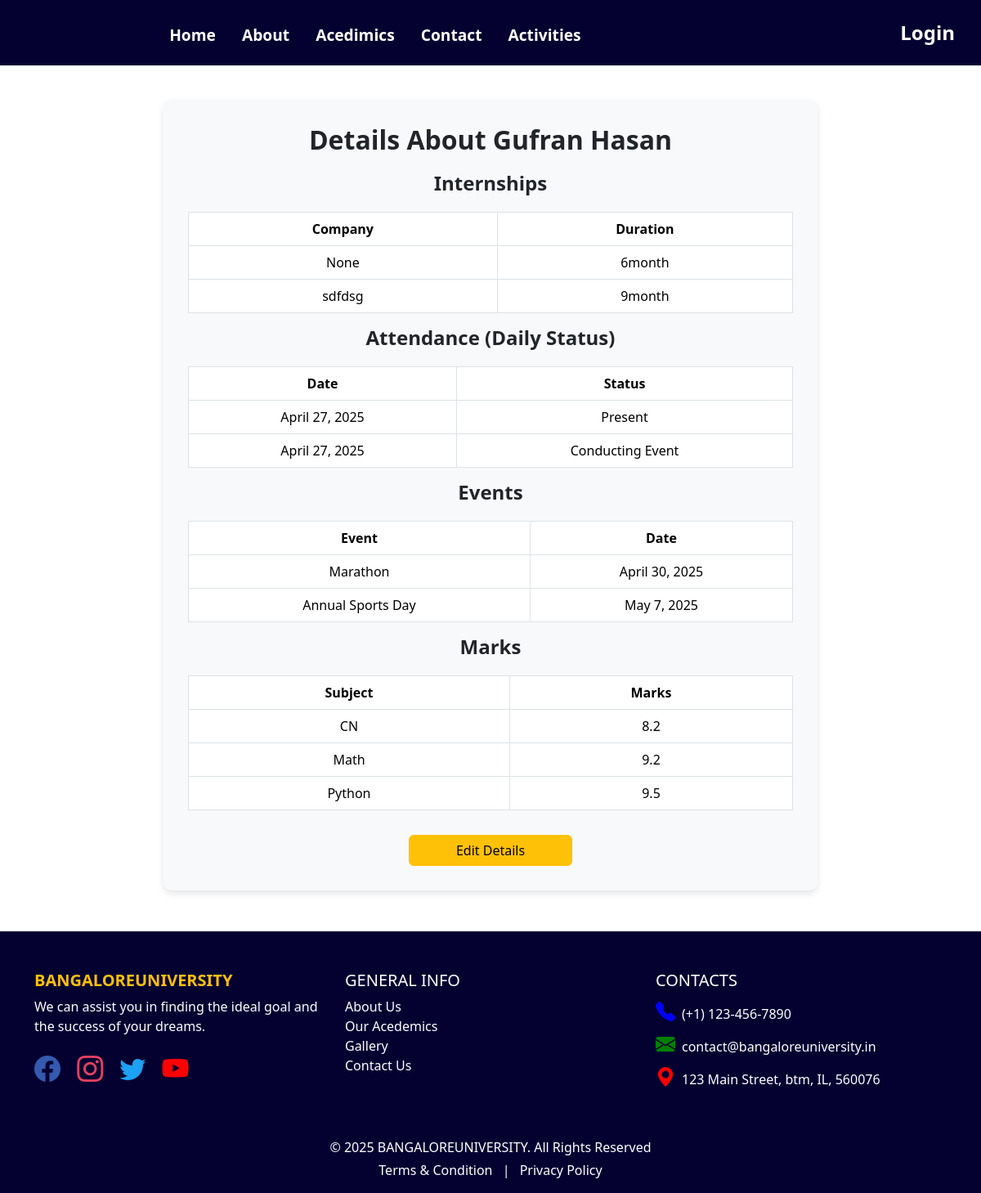
The page /accounts/students/1/ on the database its author committed.
### accounts/models.py (models this page shows, shortened)
class StudentProfile(models.Model):
    user = models.OneToOneField(User, on_delete=models.CASCADE)
    full_name = models.CharField(max_length=100)
    address = models.CharField(max_length=50,null=True, blank=True)
    phone = models.CharField(max_length=15)
    date_of_birth = models.DateField(null=True, blank=True)
    course = models.CharField(max_length=100,null=True, blank=True)
    enrollment_number = models.CharField(max_length=20, unique=True)
    image= models.ImageField(upload_to='student',null=True, blank=True)

class Internship(models.Model):
    student = models.ForeignKey(StudentProfile, on_delete=models.CASCADE)
    company_name = models.CharField(max_length=100,null=True, blank=True)
    duration = models.CharField(max_length=50,null=True, blank=True)

class StudentDailyStatus(models.Model):
    student = models.ForeignKey(StudentProfile, on_delete=models.CASCADE)
    date = models.DateField(auto_now_add=True)
    status = models.CharField(max_length=50, choices=[
        ('Present', 'Present'),
        ('Absent', 'Absent'),
        ('Conducting Event', 'Conducting Event'),
        ('Organizing Seminar/Workshop', 'Organizing Seminar/Workshop')
    ])

class StudentMark(models.Model):
    student = models.ForeignKey(StudentProfile, on_delete=models.CASCADE)
    subject = models.CharField(max_length=100,null=True, blank=True)
    marks = models.CharField(max_length=5,null=True, blank=True)

### college/models.py (models this page shows, shortened)
class Event(models.Model):
    title = models.CharField(max_length=100)
    description = models.CharField(max_length=100,null=True, blank=True)
    date = models.DateField()
    participants = models.ManyToManyField(StudentProfile, blank=True, related_name='joined_events')

### accounts/views.py (the view)
# urls.py: path('students/<int:student_id>/', views.view_student, name='view_student'),
def view_student(request, student_id):
    student = get_object_or_404(StudentProfile, id=student_id)
    internships = Internship.objects.filter(student=student)
    daily_status = StudentDailyStatus.objects.filter(student=student)
    events = Event.objects.filter(participants=student)
    marks = StudentMark.objects.filter(student=student)
    context = {
        'student': student,
        'internships': internships,
        'daily_status': daily_status,
        'events': events,
        'marks': marks,
    }
    return render(request, 'accounts/view_student_for_faculty.html', context)

### templates/accounts/view_student_for_faculty.html (shortened to what this page needs)
{% extends 'college/base.html' %}
{% load static %}
{% block content %}
<div class="details-container">
    <h2>Details About {{ student.full_name }}</h2>
    <h4>Internships</h4>
    {% if internships %}
        <table class="table table-bordered text-center">
            <thead>
                <tr>
                    <th>Company</th>
                    <th>Duration</th>
                </tr>
            </thead>
            <tbody>
                {% for internship in internships %}
                    <tr>
                        <td>{{ internship.company_name }}</td>
                        <td>{{ internship.duration }}</td>
                    </tr>
                {% endfor %}
            </tbody>
        </table>
    {% else %}
        <p class="text-center">No internship records available.</p>
    {% endif %}
    <h4>Attendance (Daily Status)</h4>
    {% if daily_status %}
        <table class="table table-bordered text-center">
            <thead>
                <tr>
                    <th>Date</th>
                    <th>Status</th>
                </tr>
            </thead>
            <tbody>
                {% for status in daily_status %}
                    <tr>
                        <td>{{ status.date }}</td>
                        <td>{{ status.status }}</td>
                    </tr>
                {% endfor %}
            </tbody>
        </table>
    {% else %}
        <p class="text-center">No daily status records available.</p>
    {% endif %}
    <h4>Events</h4>
    {% if events %}
        <table class="table table-bordered text-center">
            <thead>
                <tr>
                    <th>Event</th>
                    <th>Date</th>
                </tr>
            </thead>
            <tbody>
                {% for event in events %}
                    <tr>
                        <td>{{ event.title }}</td>
                        <td>{{ event.date }}</td>
                    </tr>
                {% endfor %}
            </tbody>
        </table>
    {% else %}
        <p class="text-center">No event records available.</p>
    {% endif %}
    <h4>Marks</h4>
    {% if marks %}
        <table class="table table-bordered text-center">
            <thead>
                <tr>
                    <th>Subject</th>
                    <th>Marks</th>
                </tr>
            </thead>
            <tbody>
                {% for mark in marks %}
                    <tr>
                        <td>{{ mark.subject }}</td>
                        <td>{{ mark.marks }}</td>
                    </tr>
                {% endfor %}
            </tbody>
        </table>
    {% else %}
        <p class="text-center">No marks available.</p>
    {% endif %}
    <a href="{% url 'edit_student' student.id %}" class="btn btn-warning edit-button">Edit Details</a>
</div>
{% endblock %}

### templates/college/base.html (shortened to what this page needs)
<!DOCTYPE html>
{% load static %}
<html lang="en">
<head>
    <link rel="stylesheet" href="{% static 'css/style.css' %}">
    <link rel="stylesheet" href="{% static 'css/base.css' %}">
    <link href="https://cdn.jsdelivr.net/npm/bootstrap@5.3.3/dist/css/bootstrap.min.css" rel="stylesheet">
    <link rel="stylesheet" href="https://cdnjs.cloudflare.com/ajax/libs/bootstrap-icons/1.5.0/font/bootstrap-icons.min.css">
    <link href="https://cdn.jsdelivr.net/npm/bootstrap@5.3.3/dist/css/bootstrap.min.css" rel="stylesheet"
>
    <link rel="stylesheet" href="https://cdnjs.cloudflare.com/ajax/libs/font-awesome/6.6.0/css/all.min.css" />
    <link href="https://cdnjs.cloudflare.com/ajax/libs/select2/4.0.13/css/select2.min.css" rel="stylesheet" />
</head>
<body>
    <div class="bg-section">
        <nav class="navbar navbar-expand-lg"
            style="background-color: #040131; color: black; height: 5rem; padding: 1rem; margin-left: 0; width: 100%; position: fixed; top: 0; z-index: 1030;">
            <ul class="nav navbar" style="padding-left: 15%; padding-top: 15px; padding-right: 0; font-size: 1.2rem;">
                <li class="nav-item"><a class="nav-link text-white fw-bold" href="{% url 'home' %}">Home</a></li>
                <li class="nav-item"><a class="nav-link text-white fw-bold" href="#">About</a></li>
                <li class="nav-item"><a class="nav-link text-white fw-bold" href="#">Acedimics</a></li>
                <li class="nav-item"><a class="nav-link text-white fw-bold" href="#">Contact</a></li>
                <li class="nav-item"><a class="nav-link text-white fw-bold" href="#">Activities</a></li>
            </ul>
            <ul class="nav navbar ms-auto" style="display: flex; justify-content: flex-end; align-items: center; padding-left: 0; margin-left: 0;">
                <li class="nav-item">
                    {% if user.is_authenticated %}
                        {% if user.is_student %}
                        <a href="{% url 'student_dashboard' %}" class="large-links">
                            {{ request.user.username }}
                        </a>
                        {% elif user.is_faculty %}
                        <a href="{% url 'faculty_dashboard' %}" class="large-links">
                            {{ request.user.username }}
                        </a>
                        {% else %}
                        <a href="{% url 'student_dashboard' %}" class="large-links">
                            Accounts
                        </a>
                        {% endif %}
                    {% else %}
                    <a class="nav-link text-white fw-bold large-links" href="{% url 'login' %}">
                     Login
                    </a>
                    {% endif %}
                </li>
            </ul>
    </nav>
    <br><br><br>
</div>
{% block content %}
{% endblock %}
<footer class="text-white pt-5 pb-3 " style="background-color: #040131;">
    <div class="container">
            <div class="row">
                <div class="col-md-4 mb-3">
                    <h5 class="text-warning fw-bold">BANGALOREUNIVERSITY</h5>
                    <p>We can assist you in finding the ideal goal and the success of your dreams.</p>
                    <div>
                        <a href="#" class="me-3"><i class="bi bi-facebook fs-2" style="color: #335aae;"></i></a>
                        <a href="#" class="me-3"><i class="bi bi-instagram fs-2" style="color: #E4405F;"></i></a>
                        <a href="#" class="me-3"><i class="bi bi-twitter fs-2" style="color: #1DA1F2;"></i></a>
                        <a href="#"><i class="bi bi-youtube fs-2" style="color: #FF0000;"></i></a>
                    </div>
                </div>
                <div class="col-md-4 mb-3">
                    <h5>GENERAL INFO</h5>
                    <ul class="list-unstyled">
                        <li><a href="#" class="text-white text-decoration-none">About Us</a></li>
                        <li><a href="#" class="text-white text-decoration-none">Our Acedemics</a></li>
                        <li><a href="#" class="text-white text-decoration-none">Gallery</a></li>
                        <li><a href="#" class="text-white text-decoration-none">Contact Us</a></li>
                    </ul>
                </div>
                <div class="col-md-4 mb-3">
                    <h5>CONTACTS</h5>
                    <p class="mb-1">
                        <i class="bi bi-telephone-fill me-2" style="font-size: 1.5rem; color: blue;"></i>(+1) 123-456-7890
                    </p>
                    <p class="mb-1">
                        <i class="bi bi-envelope-fill me-2" style="font-size: 1.5rem; color: green;"></i>contact@bangaloreuniversity.in
                    </p>
                    <p>
                        <i class="bi bi-geo-alt-fill me-2" style="font-size: 1.5rem; color: red;"></i>123 Main Street, btm, IL, 560076
                    </p>
                </div>
            </div>
            <div class="text-center mt-4">
                <p class="mb-1">&copy; 2025 BANGALOREUNIVERSITY. All Rights Reserved</p>
                <a href="#" class="text-white text-decoration-none me-2">Terms & Condition</a> |
                <a href="#" class="text-white text-decoration-none ms-2">Privacy Policy</a>
            </div>
        </div>
    </footer>
</body>
</html>

### templates/college/base.html (style rules this page uses)
.large-links { font-size: 1.5rem; color: #f4fbf5; text-decoration: none; font-weight: bold; }

### templates/accounts/view_student_for_faculty.html (style rules this page uses)
.details-container { max-width: 800px; margin: 50px auto; padding: 30px; background-color: #f8f9fa; border-radius: 10px; box-shadow: 0 4px 8px rgba(0,0,0,0.1); }
.details-container h2, .details-container h4 { text-align: center; margin-bottom: 20px; font-weight: bold; }
.edit-button { display: block; width: 200px; margin: 30px auto 0; }

### rows shown on the page
StudentProfile: full_name "Gufran Hasan"
Internship: company_name "None", duration "6month"
Internship: company_name "sdfdsg", duration "9month"
StudentDailyStatus: date "April 27, 2025", status "Present"
StudentDailyStatus: date "April 27, 2025", status "Conducting Event"
Event: title "Marathon", date "April 30, 2025"
Event: title "Annual Sports Day", date "May 7, 2025"
StudentMark: subject "CN", marks "8.2"
StudentMark: subject "Math", marks "9.2"
StudentMark: subject "Python", marks "9.5"
